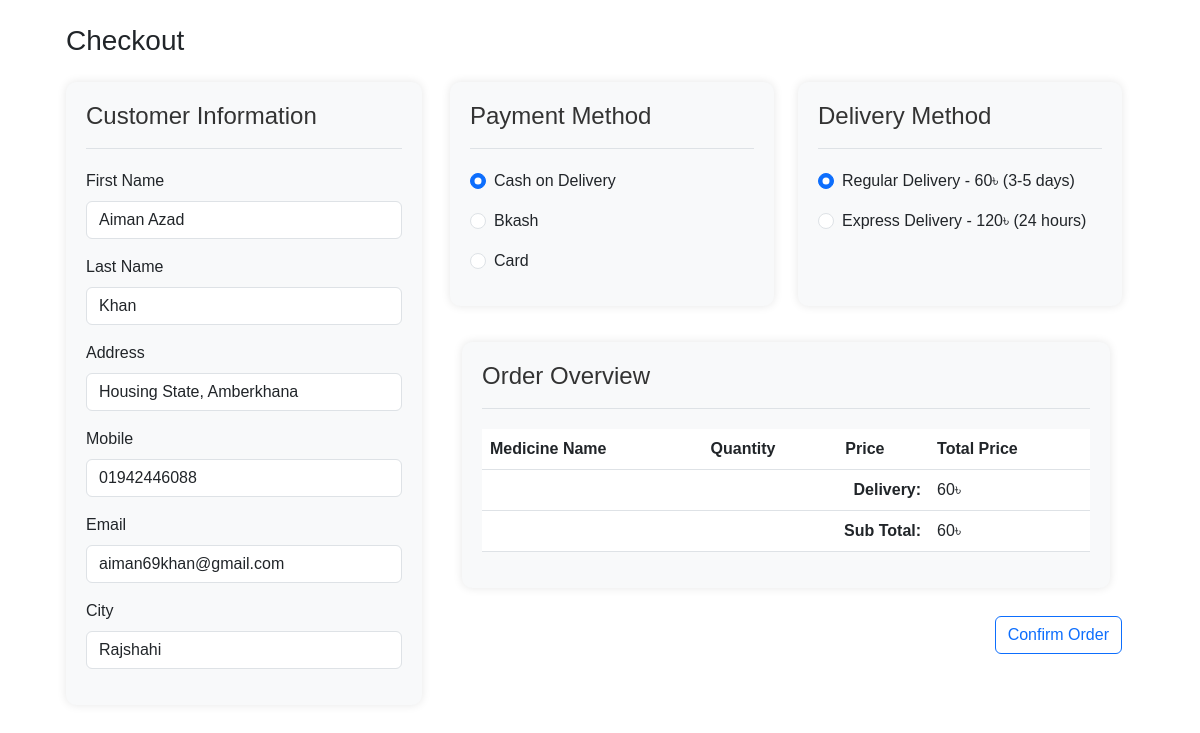
/Payment/checkoutpage.php (signed in), run on the app's committed database.
### tables this page shows
CREATE TABLE `register` (
  `id` int(255) NOT NULL,
  `firstName` varchar(255) NOT NULL,
  `lastName` varchar(255) NOT NULL,
  `userName` varchar(255) NOT NULL,
  `email` varchar(255) NOT NULL,
  `pass` varchar(255) NOT NULL,
  `pNumber` varchar(255) NOT NULL,
  `dob` varchar(255) NOT NULL,
  `weight` varchar(255) NOT NULL,
  `height` varchar(255) NOT NULL,
  `sex` varchar(255) NOT NULL,
  `bloodGroup` varchar(255) NOT NULL,
  `address` varchar(255) NOT NULL,
  `city` varchar(255) NOT NULL,
  `verifytoken` varchar(255) NOT NULL,
  `verifystatus` int(255) NOT NULL DEFAULT 0 COMMENT '0 = No\r\n\r\n1 = Yes',
  `profilepic` varchar(255) NOT NULL DEFAULT '../ProfilePictures/Default.jpg'
);

### Database/sessionUserData.php (called while the page is built)
<?php
if (isset($_SESSION['userName'])) {
    $loggedInUser = mysqli_query($conn, "SELECT * FROM `register` WHERE userName = '{$_SESSION['userName']}' OR email = '{$_SESSION['userName']}'");
}
$row = mysqli_fetch_assoc($loggedInUser);
?>

### Payment/checkoutpage.php (the view, shortened to what this page needs)
<?php
include "../Database/connection.php";
include "../Database/sessionUserData.php";
?>
<!DOCTYPE html>
<html lang="en">
<head>
    <link href="https://cdn.jsdelivr.net/npm/bootstrap@5.3.0/dist/css/bootstrap.min.css" rel="stylesheet"
>
    <link rel="stylesheet" href="https://cdnjs.cloudflare.com/ajax/libs/font-awesome/6.5.1/css/all.min.css">
</head>
<body>
    <div class="container">
        <div class="p-4">
            <h1 class="fs-3 mb-4">Checkout</h1>
            <div class="d-flex">
                <div class="col-md-4 col-sm-12">
                    <div class="page-section" style="height: auto;">
                        <div class="section-head">
                            <h2>Customer Information</h2>
                        </div>
                        <form>
                            <div class="mb-3">
                                <label for="input-firstname" class="form-label">First Name</label>
                                <input type="text" class="form-control" value="<?php echo $row['firstName'] ?>"
                                    id="input-firstname" placeholder="First Name">
                            </div>
                            <div class="mb-3">
                                <label for="input-lastname" class="form-label">Last Name</label>
                                <input type="text" class="form-control" value="<?php echo $row['lastName'] ?>"
                                    id="input-lastname" placeholder="Last Name">
                            </div>
                            <div class="mb-3">
                                <label for="input-address" class="form-label">Address</label>
                                <input type="text" class="form-control" value="<?php echo $row['address'] ?>"
                                    id="input-address" placeholder="Address">
                            </div>
                            <div class="mb-3">
                                <label for="input-telephone" class="form-label">Mobile</label>
                                <input type="tel" class="form-control" value="<?php echo $row['pNumber'] ?>"
                                    id="input-telephone" placeholder="Mobile">
                            </div>
                            <div class="mb-3">
                                <label for="input-email" class="form-label">Email</label>
                                <input type="email" class="form-control" value="<?php echo $row['email'] ?>"
                                    id="input-email" placeholder="Email">
                            </div>
                            <div class="mb-3">
                                <label for="input-city" class="form-label">City</label>
                                <input type="text" class="form-control" value="<?php echo $row['city'] ?>"
                                    id="input-city" placeholder="City">
                            </div>
                        </form>
                    </div>
                </div>
                <div class="container ms-3">
                    <div class="row">
                        <div class="col-md-6">
                            <div class="page-section">
                                <div class="section-head">
                                    <h2>Payment Method</h2>
                                </div>
                                <div class="form-check mb-3">
                                    <input class="form-check-input" type="radio" name="payment_method" id="payment-cod"
                                        value="cod" checked>
                                    <label class="form-check-label">
                                        Cash on Delivery
                                    </label>
                                </div>
                                <div class="form-check mb-3">
                                    <input class="form-check-input" type="radio" name="payment_method"
                                        id="payment-bkash" value="bkash">
                                    <label class="form-check-label">
                                        Bkash
                                    </label>
                                </div>
                                <div class="form-check mb-3">
                                    <input class="form-check-input" type="radio" name="payment_method" id="payment-card"
                                        value="card">
                                    <label class="form-check-label">
                                        Card
                                    </label>
                                </div>
                            </div>
                        </div>
                        <div class="col-md-6">
                            <div class="page-section">
                                <div class="section-head">
                                    <h2>Delivery Method</h2>
                                </div>
                                <div class="form-check mb-3">
                                    <input class="form-check-input" type="radio" name="shipping_method"
                                        id="shipping-home" value="flat.flat" checked>
                                    <label class="form-check-label" for="shipping-home">
                                        Regular Delivery - 60৳ (3-5 days)
                                    </label>
                                </div>
                                <div class="form-check mb-3">
                                    <input class="form-check-input" type="radio" name="shipping_method"
                                        id="shipping-home" value="express.express">
                                    <label class="form-check-label" for="shipping-home">
                                        Express Delivery - 120৳ (24 hours)
                                    </label>
                                </div>
                            </div>
                        </div>
                    </div>
                    <div class="container">
                        <div class="row mt-3">
                            <div class="col-md-12">
                                <div class="page-section" style="height: auto;">
                                    <div class="section-head">
                                        <h2>Order Overview</h2>
                                    </div>
                                    <table id="cartItemsTable" class="table">
                                        <thead>
                                            <tr>
                                                <th>Medicine Name</th>
                                                <th>Quantity</th>
                                                <th>Price</th>
                                                <th>Total Price</th>
                                            </tr>
                                        </thead>
                                        <tbody id="orderItemsTable"></tbody>
                                        <tfoot>
                                            <tr>
                                                <td colspan="3" class="text-end"><strong>Sub Total:</strong></td>
                                                <td id="totalPriceColumn">0৳</td>
                                            </tr>
                                        </tfoot>
                                    </table>
                                </div>
                            </div>
                        </div>
                    </div>
                    <div class="d-flex justify-content-end mt-2">
                        <button class="btn btn-outline-primary">Confirm Order</button>
                    </div>
                </div>
            </div>
        </div>
    </div>
</body>
</html>

### Payment/checkoutpage.php (style rules this page uses)
body { font-family: Arial, sans-serif; }
.page-section { background-color: #f8f9fa; padding: 20px; border-radius: 10px; box-shadow: 0px 0px 10px rgba(0, 0, 0, 0.1); margin-bottom: 20px; height: 14rem; }
.section-head { border-bottom: 1px solid #dee2e6; padding-bottom: 10px; margin-bottom: 20px; }
.section-head h2 { font-size: 1.5rem; color: #333; }

### data on the page
register: firstName "Aiman Azad", lastName "Khan", address "Housing State, Amberkhana", pNumber "01942446088", email "aiman69khan@gmail.com", city "Rajshahi"
